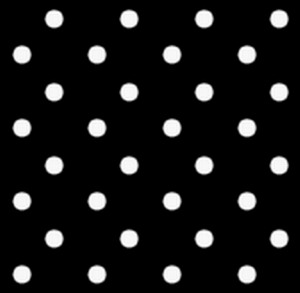
%> input picture Feature Detection/dots.jpg, 300 x 293 px
$ octave runBlobs.m   (GNU Octave 9; MATLAB toolbox functions it lacks are replaced by stand-ins)
%> lines starting %> are read from the running program, lines starting %| are printed output that depends on the picture
%> further down, I is the input picture: size 293x300 uint8; min 0, max 255, mean 23.2
### Feature Detection/findBlobPts.m
%============================== findBlobPts ==============================
%
%  function hpts = findBlobPts(I, tau, wrad)
%
%
%  Function that returns the Harris corner points of the image I.
%
%  INPUTS:
%    I			- the image (should be double!)
%    tau		- the blob score threshold parameter.
%    wrad		- the window radius (window size is 2*wrad + 1).
%
%  OUTPUTS:
%    bpts		- the blob feature points that were above the threshold
%        		  and also local maxima.  They are in (x,y) coordinates.
%
%
%  NOTE:
%    The Laplacian of Gaussian sigma is automatically set to be
%    the window radius divided by 4.
%
%============================== findBlobPts ==============================

%
%  Name:		findBlobPts.m
%
%  Author:		Patricio A. Vela,			pvela@gatech.edu
%
%  Created:		2013/03/09
%  Modified:	2013/03/09
%
%============================== findBlobPts ==============================
function hpts = findBlobPts(I, tau, wrad)
%> called with tau = 3.5, wrad = 7.07


%-- Generate the LoG kernel and apply to image to generate blob score.
%   Make sure to multiply the kernel by (sigma^2) to normalize it.
%   The normalization makes the threshold more stable across different
%   scales.
sigma = wrad/4;
x = [-(1+4*wrad)/2:1:(1+4*wrad)/2];
y = [-(1+4*wrad)/2:1:(1+4*wrad)/2];
[xx, yy] = meshgrid(x,y);
logK = ((xx.^2+yy.^2-2*sigma.^2)/(2*pi*sigma.^6)).*exp(-(xx.^2+yy.^2)/(2*sigma.^2));
logK = logK* (sigma^2);% kernel and normalize;
bScore = filter2(logK,I)/(max(max(logK)));%kernel to image;
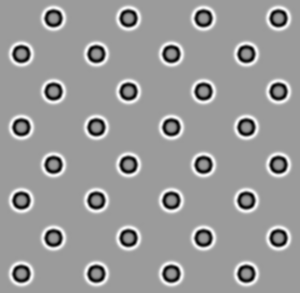
%> bScore: size 293x300 double; min -5103, max 3286.4, mean 0; drawn with min black and max white

%-- Threshold to get blobs and return the points that passed.
%   Results are in (i,j) coordinates.
[ii, jj] = find(abs(bScore) > tau);
%> ii = 35981 values from 2 to 292; jj = 35981 values from 4 to 299

%-- Perform non-maximum suppresion to take only the local maximum.
%   Results are in (x,y) coordinates.
mpts = [];
nrows = size(I, 1);
%> nrows = 293
ncols = size(I, 2);
%> ncols = 300
for k=1:length(ii)
  %-- Get indices to the neighboring points.
  nhbrs = bsxfun(@plus, [ -1, -1, 0, 1, 1,  1,  0, -1 , -2, 0, 2, 0; ...
                           0,  1, 1, 1, 0, -1, -1, -1 ,  0, 2, 0, -2], ...
						[ii(k) ; jj(k)]);
  %-- Ignore if they are out of bounds, take only in bounds.
  ginds = (nhbrs >= 1);
  ginds = ginds(1,:) & ginds(2,:) ...
                     & (nhbrs(1,:) <= nrows) & (nhbrs(2,:) <= ncols);
  nhbrs = sub2ind([nrows, ncols], nhbrs(1,ginds), nhbrs(2,ginds));

  %-- Compare neighbor values to current value.  If current bigger than all,
  %   then it is a local maximum.
  if all( bScore(nhbrs) < bScore(ii(k), jj(k)) )
    mpts = [mpts , [jj(k); ii(k)]];
  end
end
%> this loop made 35981 passes
%> nhbrs on passes 1 to 3: [919 1212 1213 1214 921 628 627 626 918 1506 922 334], [920 1213 1214 1215 922 629 628 627 919 1507 923 335], [921 1214 1215 1216 923 630 629 628 920 1508 924 336]
%> after the loop, mpts = 527 columns, first 8: [7 8 8 12 12 12 12 12; 44 38 217 50 59 124 132 197]

%-- Take out points near boundary of the image relative to winsize.
ginds = (mpts(1,:) > (wrad+1)) & (mpts(2,:) > (wrad+1));
%> ginds = 527 logical values, 523 true
ginds = ginds & (mpts(1,:) < (ncols-wrad-1)) & (mpts(2,:) < (nrows-wrad-1));
%> ginds = 527 logical values, 512 true
hpts = mpts(:,ginds);
%> hpts = 512 columns, first 8: [12 12 12 12 12 12 12 12; 50 59 124 132 197 205 270 279]

end

%
%============================== findBlobPts ==============================

### Feature Detection/runBlobs.m
%================================ runBlobs ===============================
%
%   script runBlobs.m
%
%
%  Load an image file (make sure to have it in your path or your current
%  directory) and runs the LoG blob detector on the image.
%
%================================ runBlobs ===============================

%
%  Name:		runBlobs.m
%
%  Author:		Patricio A. Vela,			pvela@gatech.edu
%
%  Created:		2013/03/09
%  Modified:	2013/03/09
%
%================================ runBlobs ===============================


%--[1] Load the image (set it to I).
%      Might have to convert to gray scale using rgb2gray.  Don't forget
%      to make sure to convert image to double.
I = imread('dots.jpg');
I = double((I));
wrad = 10/sqrt(2);
%--[2] Run the LoG blob detector on the image.  No need to pre-smooth.
bpts = findBlobPts(I,3.5,wrad);
%> bpts has the same summary as hpts in findBlobPts

%--[3] Plot the image and also visualize the detection feature point locations.
figure(1);
  imagesc(I);
  colormap('gray');
  axis image;

figure(2);
  imagesc(I);
  axis image;
  colormap('gray');
  if (~isempty(bpts))	% If not empty, plot as cross-hair looking squares.
    hold on;
    plot(bpts(1,:), bpts(2,:), 'ro','MarkerSize',15);
    plot(bpts(1,:), bpts(2,:), 'r+','MarkerSize',7);
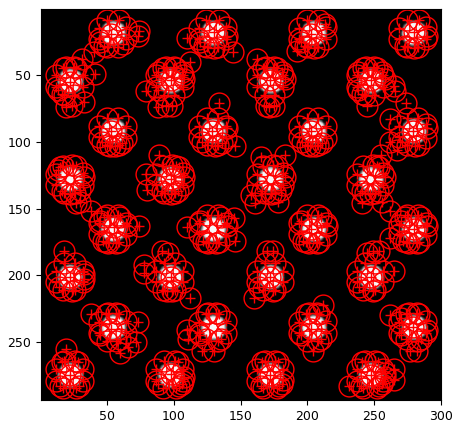
%> figure redrawn from the program's plot data
    hold off;
  end

%
%================================ runBlobs ===============================
